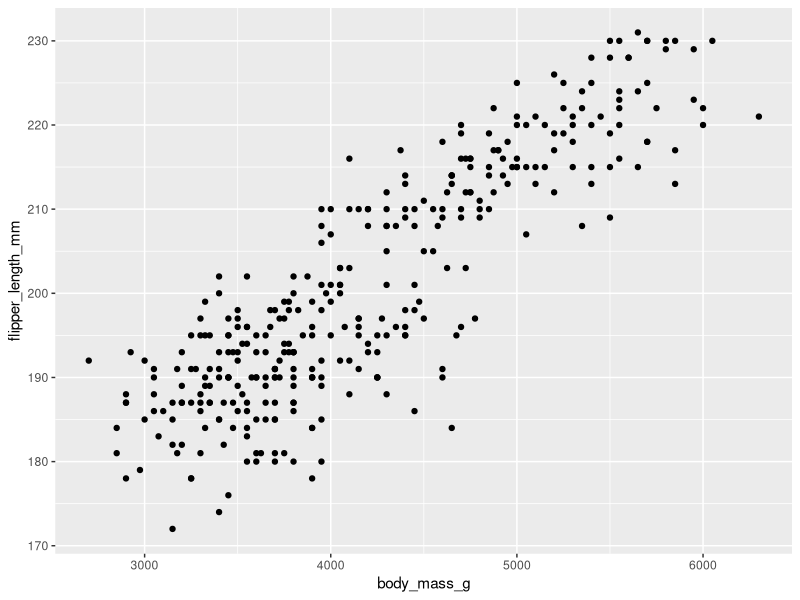
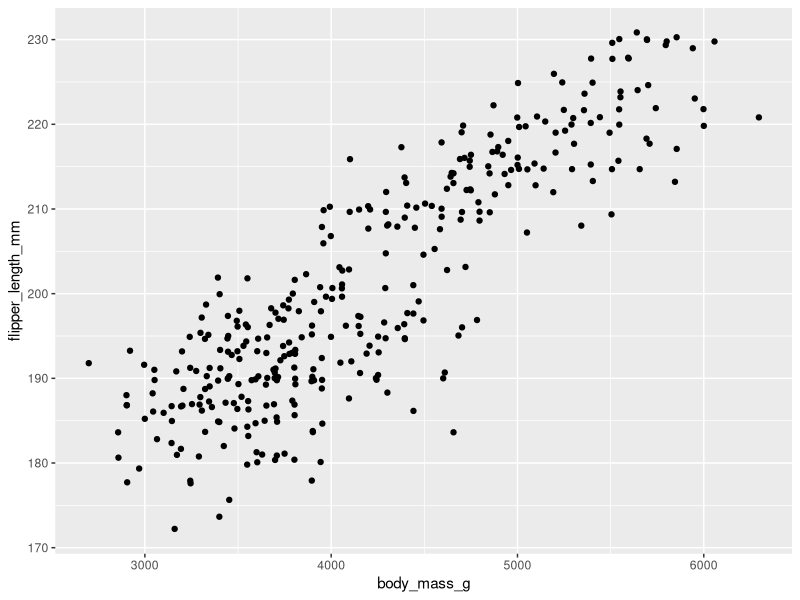

The R script that drew these images, in order:
## ---- chunk 1
#| label: variables_R

#Números enteros
entero <- 3
# Validar tipo
print(paste0('Tipo de variable entero:', class(entero)))

# Números flotantes (decimales=)
flotante <- 3.6
print(paste0('Tipo de variable flotante:', class(flotante)))

# Texto
texto <- 'Hola mundo'
print(paste0('Tipo de variable texto:', class(texto)))

# Lógicos
print(7 == 8)

print(8 == 8)

#Crear vectores
mixto <- c(2, 4, 'manzanas', 'bananas')
print('Contenido de mixto')
print(mixto)
print('Segundo elemento del vector mixto:')
print(mixto[2])

# Creas matrices
matriz_random <- matrix( mixto, nrow = 2, ncol = 6)
print('Contenido de mmatriz_random')
print(matriz_random)

# Funciones + for + condicionales
valores <- c(20, 18, 25, 40, 49, 68)

# Una función se crea a través de = y asignación de parámetros
es_par <- function(valores) {
    # Ciclo for 
    for (i in 1:length(valores)) {
        # Condicional
        if(valores[i]%%2 == 0){
            print(paste0('El valor ', valores[i], ' es par'))
        } else {
            print(paste0('El valor ', valores[i], ' es inparpar'))
        }
    }
}

# Llamar y usar función
es_par(valores)
## ---- chunk 2
#| label: ejemplo_data_frame
# Crear un data frame de ejemplo
datos <- data.frame(
  ID = 1:5,
  Producto = c("Manzana", "Banana", "Naranja", "Manzana", "Kiwi"),
  Precio = c(1.5, 0.75, 1.2, 1.5, 2.0),
  Cantidad = c(10, 20, 15, 5, 8)
)
print(datos)
## ---- chunk 3
#| label: filtrar_seleccionar_baseR
# Filtrar filas y seleccionar columnas en Base R
resultados_baseR <- datos[datos$Cantidad > 10, c("ID", "Producto")]
print(resultados_baseR)
## ---- chunk 4
#| label: filtrar_seleccionar_tidyverse
# Cargar la librería dplyr
library(dplyr)

# Filtrar filas y seleccionar columnas con Tidyverse (dplyr)
resultados_tidyverse <- datos %>%
  filter(Cantidad > 10) %>%
  select(ID, Producto)
print(resultados_tidyverse)
## ---- chunk 5
#| label: agrupar_resumir_baseR
# Agrupar y resumir en Base R
precios_totales_baseR <- aggregate(Precio ~ Producto, data = datos, FUN = sum)
print(precios_totales_baseR)
## ---- chunk 6
vector <- c(10, 20, 30)

class(vector)
## ---- chunk 7
vector2 <- c(10, 20, 30, 'b')

class(vector2)
## ---- chunk 8
bool <- c(2, as.numeric(FALSE), 5)

bool
## ---- chunk 9
library(ggplot2)
library(palmerpenguins)

ch <- ggplot(data = penguins,
                aes(x = flipper_length_mm, y = body_mass_g)) +
  coord_flip()

ch + geom_point()    # Puntos básicos

ch + geom_jitter()   # Dispersión de puntos
## ---- chunk 10
# Load data --------------------------------------

# Plot data --------------------------------------
